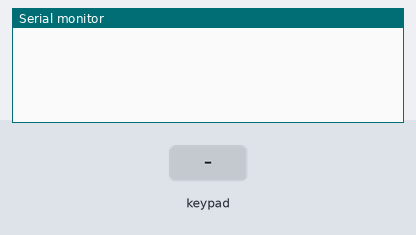
A sketch run on a simulated Arduino Uno, built with avr-gcc and run on an emulated ATmega328P. Parts: the last lines printed to the serial monitor. The test bench sets the inputs (shaded band).

Above: at 1.2 s.
1.3 s: key '1' pressed
At 2.5 s:
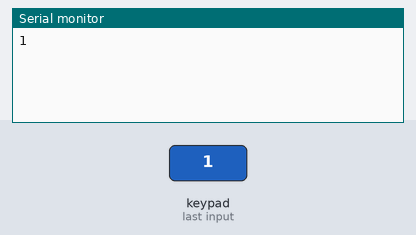
2.8 s: keypad keys 2 3 4 5 # pressed 0.4 s apart
At 4.9 s:
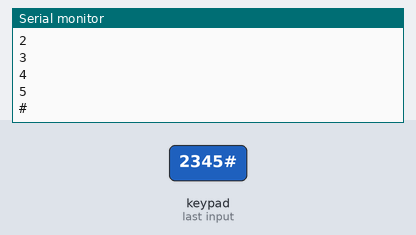
6.3 s: key 'A' pressed
At 6.6 s:
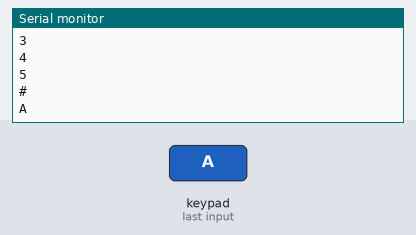
7.8 s: keypad keys 2 3 4 5 * pressed 0.4 s apart
At 10.1 s:
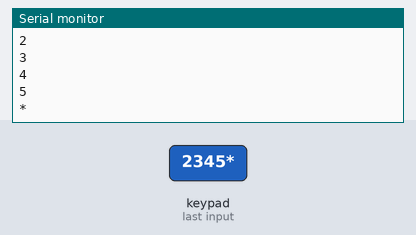
11.3 s: key 'B' pressed
At 12.5 s:
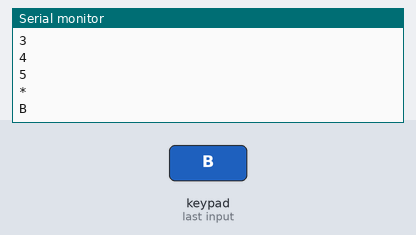
12.8 s: keypad keys 2 3 4 5 D pressed 0.4 s apart
At 14.9 s:
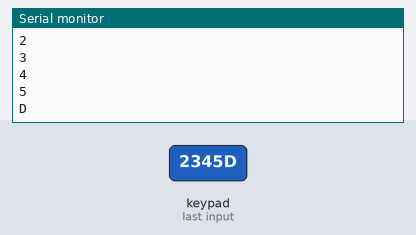
Timing chart, 0 to 16.4 s (numbered marks = the images above; inputs shaded):
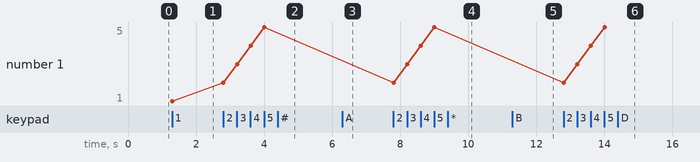

The sketch:

04T.testing_keypad.ino
```cpp
//Testing the keypad

#include <Keypad.h>

const byte ROWS = 4; //set four rows
const byte COLS = 4; //set four columns
char keys[ROWS][COLS] = {  //Definig Keymap
  {'1','2','3','A'},
  {'4','5','6','B'},
  {'7','8','9','C'},
  {'*','0','#','D'}
  };
  byte rowPins[ROWS] = {2,3,4,5}; //Pins connected to the keypad ROW0, ROW1, ROW2, ROW3
  byte colPins[COLS] = {6,7,8,9}; //Pins connected to the keypad COL0, COL1, COL2, COL3

  //Create the keypad
  Keypad keypad = Keypad(makeKeymap(keys), rowPins, colPins, ROWS, COLS);

void setup() {
  // put your setup code here, to run once:
  Serial.begin(9600);
}

void loop() {
  // put your main code here, to run repeatedly:
  char key = keypad.getKey();  //get the key you press
  if (key != NO_KEY){
    Serial.println(key);  //printing the pressed key on the serial monitor
    }
}
```

Measured:
- after the input at 1.3 s, the serial monitor: prints a new line at once (image 1)
- after the input at 2.8 s, the serial monitor: prints a new line at once (image 2)
- after the input at 6.3 s, the serial monitor: prints a new line at once (image 3)
- after the input at 7.8 s, the serial monitor: prints a new line at once (image 4)
- after the input at 11.3 s, the serial monitor: prints a new line at once (image 5)
- after the input at 12.8 s, the serial monitor: prints a new line at once (image 6)
- plotted number 1: 1 → 5 after the input at 2.8 s
